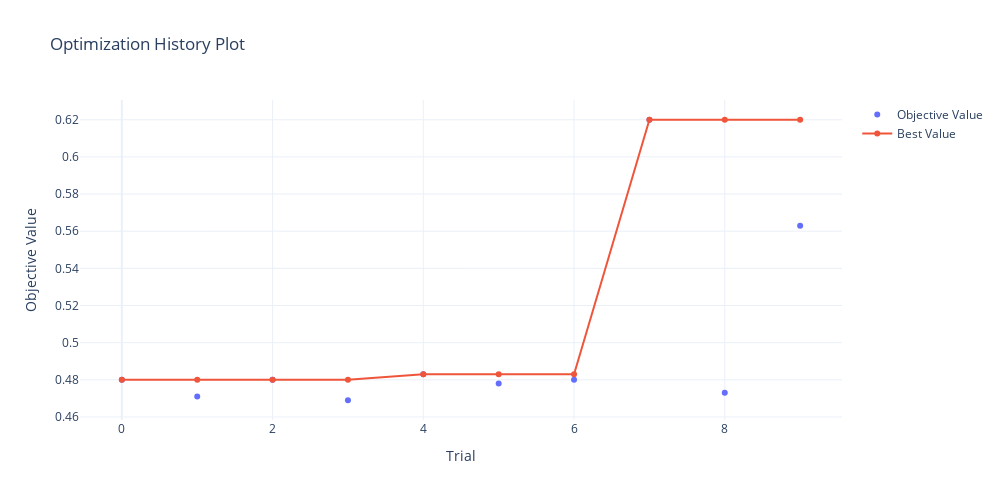
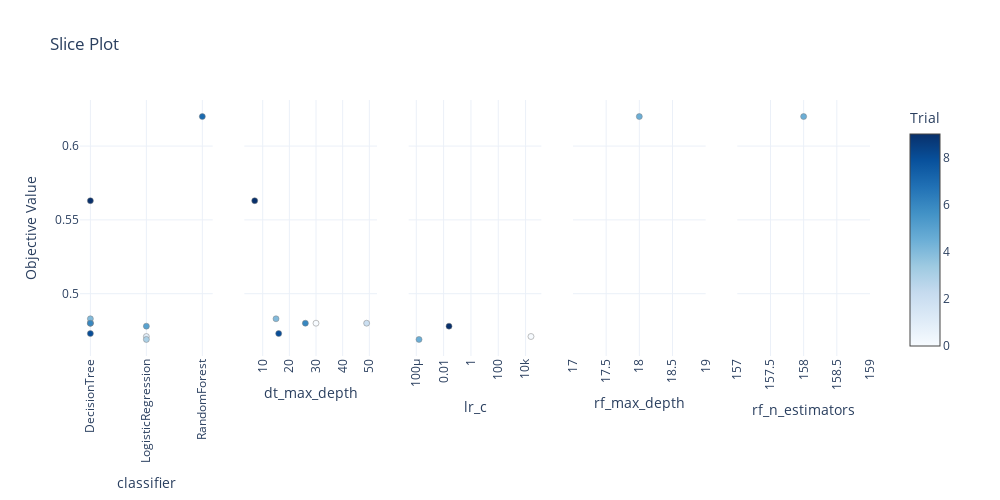

The cell these charts' notebook holds for them, in order:
### Markdown cell above
### Датасет с upsampling

Возьмем датасет c `upsampling` и посмотрим на качество моделей.

### Code cell
plot_study_results('upsampled', studies, evaluations)

### Figure 1 — Plotly figure (JSON) as saved in the notebook; plotly's stock layout.template omitted (floating-point values rounded to 4 significant figures)
{"data": [{"mode": "markers", "name": "Objective Value", "type": "scatter", "x": [0, 1, 2, 3, 4, 5, 6, 7, 8, 9], "y": [0.48, 0.471, 0.48, 0.469, 0.483, 0.478, 0.48, 0.62, 0.473, 0.563]}, {"name": "Best Value", "type": "scatter", "x": [0, 1, 2, 3, 4, 5, 6, 7, 8, 9], "y": [0.48, 0.48, 0.48, 0.48, 0.483, 0.483, 0.483, 0.62, 0.62, 0.62]}], "layout": {"height": 500, "title": {"text": "Optimization History Plot"}, "width": 1000, "xaxis": {"title": {"text": "Trial"}}, "yaxis": {"title": {"text": "Objective Value"}}}}

### Figure 2 — Plotly figure (JSON) as saved in the notebook; plotly's stock layout.template omitted (floating-point values rounded to 4 significant figures)
{"data": [{"marker": {"color": [0, 1, 2, 3, 4, 5, 6, 7, 8, 9], "colorbar": {"title": {"text": "Trial"}, "x": 1, "xpad": 40}, "colorscale": [[0, "rgb(247,251,255)"], [0.125, "rgb(222,235,247)"], [0.25, "rgb(198,219,239)"], [0.375, "rgb(158,202,225)"], [0.5, "rgb(107,174,214)"], [0.625, "rgb(66,146,198)"], [0.75, "rgb(33,113,181)"], [0.875, "rgb(8,81,156)"], [1, "rgb(8,48,107)"]], "line": {"color": "Grey", "width": 0.5}, "showscale": true}, "mode": "markers", "showlegend": false, "type": "scatter", "x": ["DecisionTree", "LogisticRegression", "DecisionTree", "LogisticRegression", "DecisionTree", "LogisticRegression", "DecisionTree", "RandomForest", "DecisionTree", "DecisionTree"], "xaxis": "x", "y": [0.48, 0.471, 0.48, 0.469, 0.483, 0.478, 0.48, 0.62, 0.473, 0.563], "yaxis": "y"}, {"marker": {"color": [0, 2, 4, 6, 8, 9], "colorbar": {"title": {"text": "Trial"}, "x": 1, "xpad": 40}, "colorscale": [[0, "rgb(247,251,255)"], [0.125, "rgb(222,235,247)"], [0.25, "rgb(198,219,239)"], [0.375, "rgb(158,202,225)"], [0.5, "rgb(107,174,214)"], [0.625, "rgb(66,146,198)"], [0.75, "rgb(33,113,181)"], [0.875, "rgb(8,81,156)"], [1, "rgb(8,48,107)"]], "line": {"color": "Grey", "width": 0.5}, "showscale": false}, "mode": "markers", "showlegend": false, "type": "scatter", "x": [30, 49, 15, 26, 16, 7], "xaxis": "x2", "y": [0.48, 0.48, 0.483, 0.48, 0.473, 0.563], "yaxis": "y2"}, {"marker": {"color": [1, 3, 5], "colorbar": {"title": {"text": "Trial"}, "x": 1, "xpad": 40}, "colorscale": [[0, "rgb(247,251,255)"], [0.125, "rgb(222,235,247)"], [0.25, "rgb(198,219,239)"], [0.375, "rgb(158,202,225)"], [0.5, "rgb(107,174,214)"], [0.625, "rgb(66,146,198)"], [0.75, "rgb(33,113,181)"], [0.875, "rgb(8,81,156)"], [1, "rgb(8,48,107)"]], "line": {"color": "Grey", "width": 0.5}, "showscale": false}, "mode": "markers", "showlegend": false, "type": "scatter", "x": [24780.0, 0.0001588, 0.02491], "xaxis": "x3", "y": [0.471, 0.469, 0.478], "yaxis": "y3"}, {"marker": {"color": [7], "colorbar": {"title": {"text": "Trial"}, "x": 1, "xpad": 40}, "colorscale": [[0, "rgb(247,251,255)"], [0.125, "rgb(222,235,247)"], [0.25, "rgb(198,219,239)"], [0.375, "rgb(158,202,225)"], [0.5, "rgb(107,174,214)"], [0.625, "rgb(66,146,198)"], [0.75, "rgb(33,113,181)"], [0.875, "rgb(8,81,156)"], [1, "rgb(8,48,107)"]], "line": {"color": "Grey", "width": 0.5}, "showscale": false}, "mode": "markers", "showlegend": false, "type": "scatter", "x": [18], "xaxis": "x4", "y": [0.62], "yaxis": "y4"}, {"marker": {"color": [7], "colorbar": {"title": {"text": "Trial"}, "x": 1, "xpad": 40}, "colorscale": [[0, "rgb(247,251,255)"], [0.125, "rgb(222,235,247)"], [0.25, "rgb(198,219,239)"], [0.375, "rgb(158,202,225)"], [0.5, "rgb(107,174,214)"], [0.625, "rgb(66,146,198)"], [0.75, "rgb(33,113,181)"], [0.875, "rgb(8,81,156)"], [1, "rgb(8,48,107)"]], "line": {"color": "Grey", "width": 0.5}, "showscale": false}, "mode": "markers", "showlegend": false, "type": "scatter", "x": [158], "xaxis": "x5", "y": [0.62], "yaxis": "y5"}], "layout": {"height": 500, "title": {"text": "Slice Plot"}, "width": 1000, "xaxis": {"anchor": "y", "domain": [0, 0.168], "tickangle": -90, "title": {"text": "classifier"}}, "xaxis2": {"anchor": "y2", "domain": [0.208, 0.376], "tickangle": -90, "title": {"text": "dt_max_depth"}}, "xaxis3": {"anchor": "y3", "domain": [0.416, 0.584], "tickangle": -90, "title": {"text": "lr_c"}, "type": "log"}, "xaxis4": {"anchor": "y4", "domain": [0.624, 0.792], "tickangle": -90, "title": {"text": "rf_max_depth"}}, "xaxis5": {"anchor": "y5", "domain": [0.832, 1], "tickangle": -90, "title": {"text": "rf_n_estimators"}}, "yaxis": {"anchor": "x", "domain": [0, 1], "title": {"text": "Objective Value"}}, "yaxis2": {"anchor": "x2", "domain": [0, 1], "matches": "y", "showticklabels": false}, "yaxis3": {"anchor": "x3", "domain": [0, 1], "matches": "y", "showticklabels": false}, "yaxis4": {"anchor": "x4", "domain": [0, 1], "matches": "y", "showticklabels": false}, "yaxis5": {"anchor": "x5", "domain": [0, 1], "matches": "y", "showticklabels": false}}}
